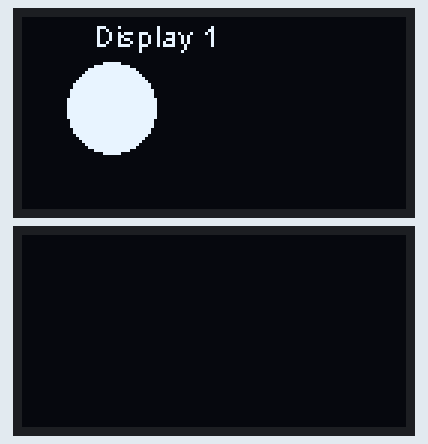
This sketch was run on a simulated Arduino Uno, built with avr-gcc and run on an emulated ATmega328P. Parts: 2 × 128×64 one-colour display.

Above: at 0.1 s.
At 1.1 s:
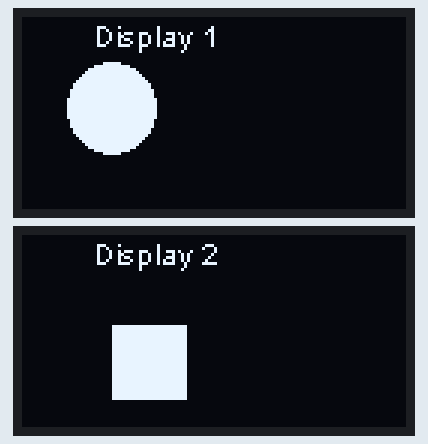

Measured:
- what the display in image 1 shows lasts 2.2 s, from 1.0 s to 3.2 s

The sketch:

Demo.ino
```cpp
#include "SH1106.h"

SH1106  display1(0x3d,21,22);
SH1106  display2(0x3c,21,22);

int i, j;

void setup() {
  display1.init();
  display1.flipScreenVertically();
  display1.setFont(ArialMT_Plain_10);
  delay(10);
  display1.clear();
  display1.drawString( 24, 0, "Display 1");
  display1.fillCircle(30, 30,  15);
  display1.display();
  delay(1000);

  display2.init();
  display2.flipScreenVertically();
  display2.setFont(ArialMT_Plain_10);
  delay(10);
  display2.clear();
  display2.drawString( 24, 0, "Display 2");
  display2.fillRect(30, 30,  25, 25);
  display2.display();
  delay(1000);


}

void loop() {

    for (i = 0; i < 500; i+=1) {

    display1.fillCircle(i, 30,  15);
    display1.display();
    display1.clear();

    display2.fillRect(i - 128, 30,  25, 25);
    display2.display();
    display2.clear();
    }
}
```
